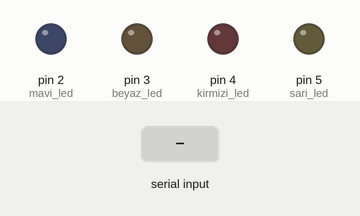
Simulated run of this sketch. Board: Arduino Uno, built with avr-gcc and run on an emulated ATmega328P. Shown: output pins drawn as LEDs (lit = HIGH). Inputs (shaded band) come from the test bench.

Above: at 1.2 s.
1.3 s: "1" received over Serial
At 1.6 s:
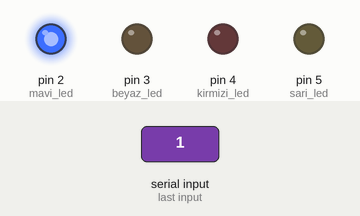
2.8 s: "3" received over Serial
At 3.9 s:
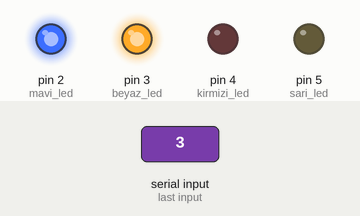
4.3 s: "2" received over Serial
At 5.0 s:
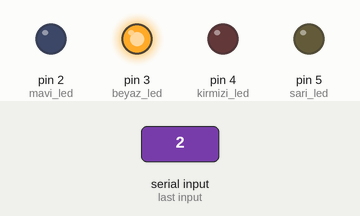
5.8 s: "5" received over Serial
At 6.2 s:
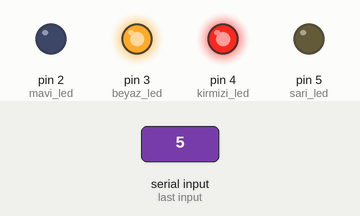
7.3 s: "4" received over Serial
At 8.5 s:
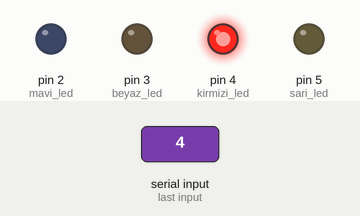
8.8 s: "7" received over Serial
At 9.7 s:
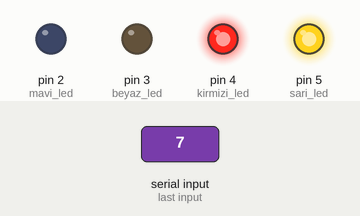
Timing chart, 0 to 11.3 s (numbered marks = the images above; inputs shaded):
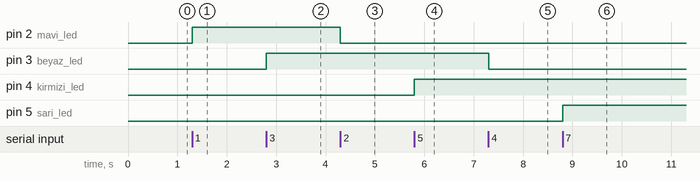

The sketch:

geli_mi__led_yakma.ino
```cpp
int mavi_led=2;
int beyaz_led=3;
int kirmizi_led=4;
int sari_led=5;
void setup() {

  pinMode(mavi_led,OUTPUT);
  pinMode(beyaz_led,OUTPUT);
  pinMode(kirmizi_led,OUTPUT);
  pinMode(sari_led,OUTPUT);
  Serial.begin(9600);

}

void loop() {

if(Serial.available())
{
  char gelen_bilgi=Serial.read();
  if(gelen_bilgi=='1')
  digitalWrite(mavi_led,HIGH);
  else if(gelen_bilgi=='2')
  digitalWrite(mavi_led,LOW);
  else if(gelen_bilgi=='3')
  digitalWrite(beyaz_led,HIGH);
  else if(gelen_bilgi=='4')
  digitalWrite(beyaz_led,LOW);
  else if(gelen_bilgi=='5')
  digitalWrite(kirmizi_led,HIGH);
  else if(gelen_bilgi=='6')
  digitalWrite(kirmizi_led,LOW);
  else if(gelen_bilgi=='7')
  digitalWrite(sari_led,HIGH);
  else if(gelen_bilgi=='8')
  digitalWrite(sari_led,LOW);
  else if (gelen_bilgi=='0')
  {
  digitalWrite(kirmizi_led,LOW);
  digitalWrite(sari_led,LOW);
  digitalWrite(mavi_led,LOW);
  digitalWrite(beyaz_led,LOW);
  }
  delay(100);
}


}
```

Measured:
- after the input at 1.3 s, pin 2 (mavi_led): LOW → HIGH at once
- after the input at 2.8 s, pin 3 (beyaz_led): LOW → HIGH at once
- after the input at 4.3 s, pin 2 (mavi_led): HIGH → LOW at once
- after the input at 5.8 s, pin 4 (kirmizi_led): LOW → HIGH at once
- after the input at 7.3 s, pin 3 (beyaz_led): HIGH → LOW at once
- after the input at 8.8 s, pin 5 (sari_led): LOW → HIGH at once
